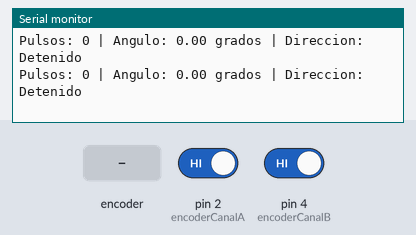
A sketch run on a simulated Arduino Uno, built with avr-gcc and run on an emulated ATmega328P. Shown: the last lines printed to the serial monitor. The test bench sets the inputs (shaded band); at power-on: pin 2 (encoderCanalA) HIGH, pin 4 (encoderCanalB) HIGH.

Above: at 1.2 s.
1.3 s: rotary encoder on pin 2 (encoderCanalA) / pin 4 (encoderCanalB) turned 1 step (first pin leading)
At 1.36 s:
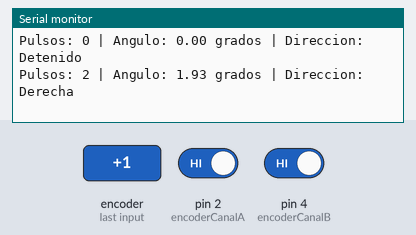
3.2 s: rotary encoder on pin 2 (encoderCanalA) / pin 4 (encoderCanalB) turned 2 steps (second pin leading)
At 3.27 s:
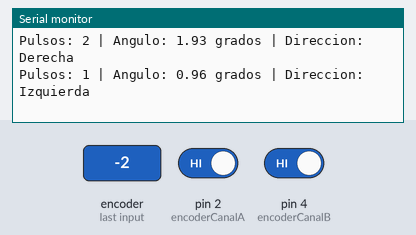
Timing chart, 0 to 6.2 s (numbered marks = the images above; inputs shaded):
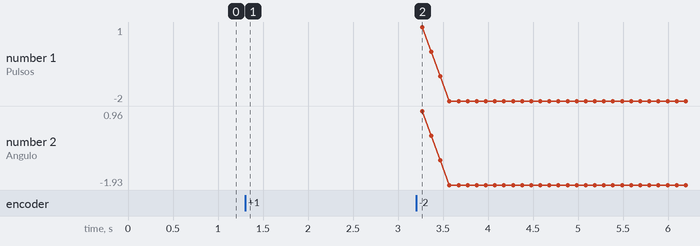

Measured:
- after the input at 1.3 s, the serial monitor: prints a new line after 0.05 s (image 1)
- after the input at 3.2 s, the serial monitor: prints a new line after 0.07 s (image 2)

The sketch:

motorencoder.ino
```cpp
// --- Configuración del Encoder ---
const int encoderCanalA = 2; // Pin de interrupción (amarillo)
const int encoderCanalB = 4; // Pin de referencia (verde)

// Valor para el motor GA25-370 (11 PPR * 34 de reducción = 374)
const int PULSOS_POR_REVOLUCION = 374;

// --- Variables Globales ---
// 'volatile' es necesario para variables que se modifican dentro de una interrupción
volatile long contadorPulsos = 0;
volatile int direccionCodigo = 0; // 0=Detenido, 1=Derecha, -1=Izquierda
volatile int estadoCanalA_Anterior;

void setup() {
  Serial.begin(9600);
  Serial.println("Prueba de Encoder - Version Fluida y Optimizada");

  pinMode(encoderCanalA, INPUT_PULLUP);
  pinMode(encoderCanalB, INPUT_PULLUP);

  // Guardamos el estado inicial para la primera comparación en la interrupción
  estadoCanalA_Anterior = digitalRead(encoderCanalA);

  // Usamos CHANGE para capturar el doble de pulsos y tener una respuesta más suave
  attachInterrupt(digitalPinToInterrupt(encoderCanalA), leerEncoder, CHANGE);
}

void loop() {
  long pulsosActuales;
  int direccionActual;

  // Copiamos los datos volátiles a variables locales de forma segura
  noInterrupts();
  pulsosActuales = contadorPulsos;
  direccionActual = direccionCodigo;
  interrupts();

  // Realizamos todos los cálculos y la lógica de visualización en cada ciclo
  float angulo = (float)pulsosActuales / PULSOS_POR_REVOLUCION * 360.0;

  String textoDireccion;
  if (direccionActual == 1) {
    textoDireccion = "Derecha";
  } else if (direccionActual == -1) {
    textoDireccion = "Izquierda";
  } else {
    textoDireccion = "Detenido";
  }

  // Imprimimos el estado actual en el monitor
  Serial.print("Pulsos: ");
  Serial.print(pulsosActuales);
  Serial.print(" | Angulo: ");
  Serial.print(angulo, 2); // Mostramos el ángulo con 2 decimales
  Serial.print(" grados");
  Serial.print(" | Direccion: ");
  Serial.println(textoDireccion);

  // Este delay controla la fluidez. Un valor más bajo actualiza más rápido.
  delay(100);
}

// --- Función de Interrupción del Encoder (ISR) ---
// Esta función es súper rápida, ideal para no perder pulsos.
void leerEncoder() {
  int estadoCanalA = digitalRead(encoderCanalA);

  // Nos aseguramos de que el estado realmente ha cambiado
  if (estadoCanalA != estadoCanalA_Anterior) {
    // La lógica de cuadratura determina la dirección
    if (digitalRead(encoderCanalB) != estadoCanalA) {
      contadorPulsos++;
      direccionCodigo = 1; // Derecha
    } else {
      contadorPulsos--;
      direccionCodigo = -1; // Izquierda
    }
  }
  estadoCanalA_Anterior = estadoCanalA;
}
```
